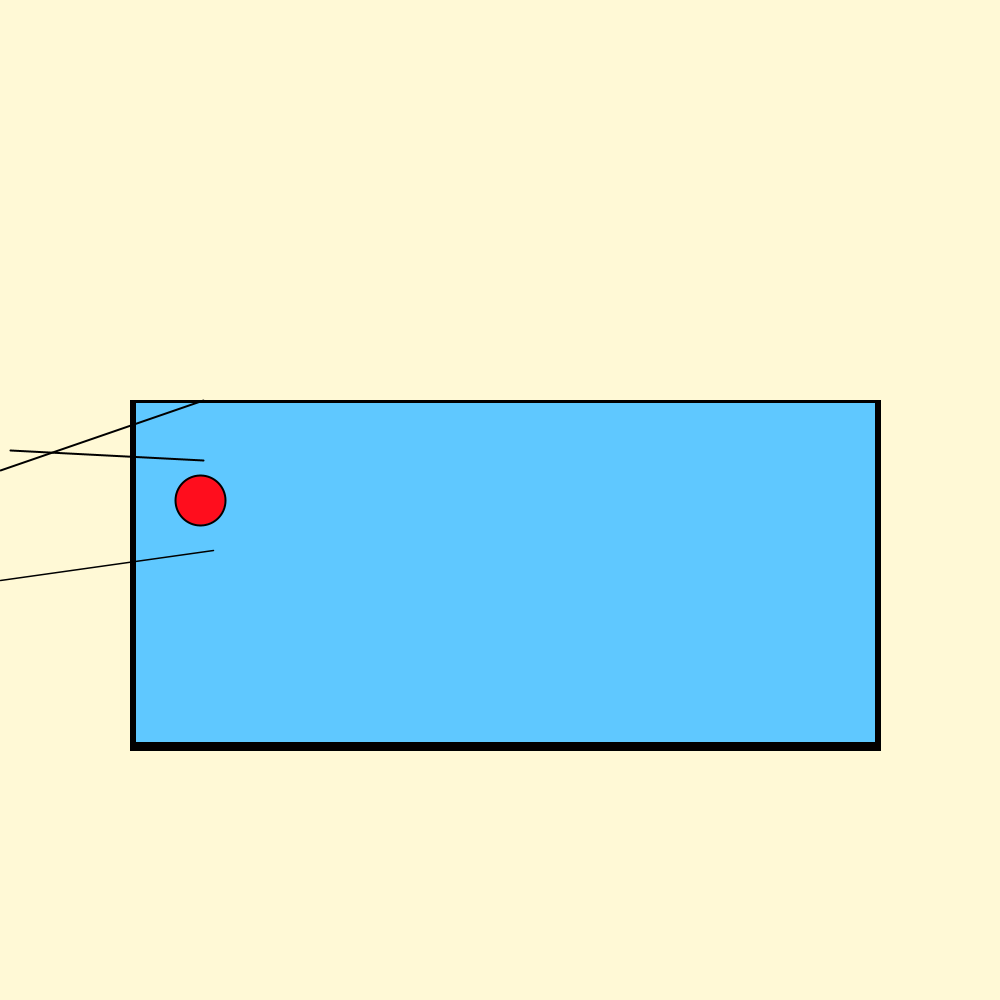
Frame 1 (no input)
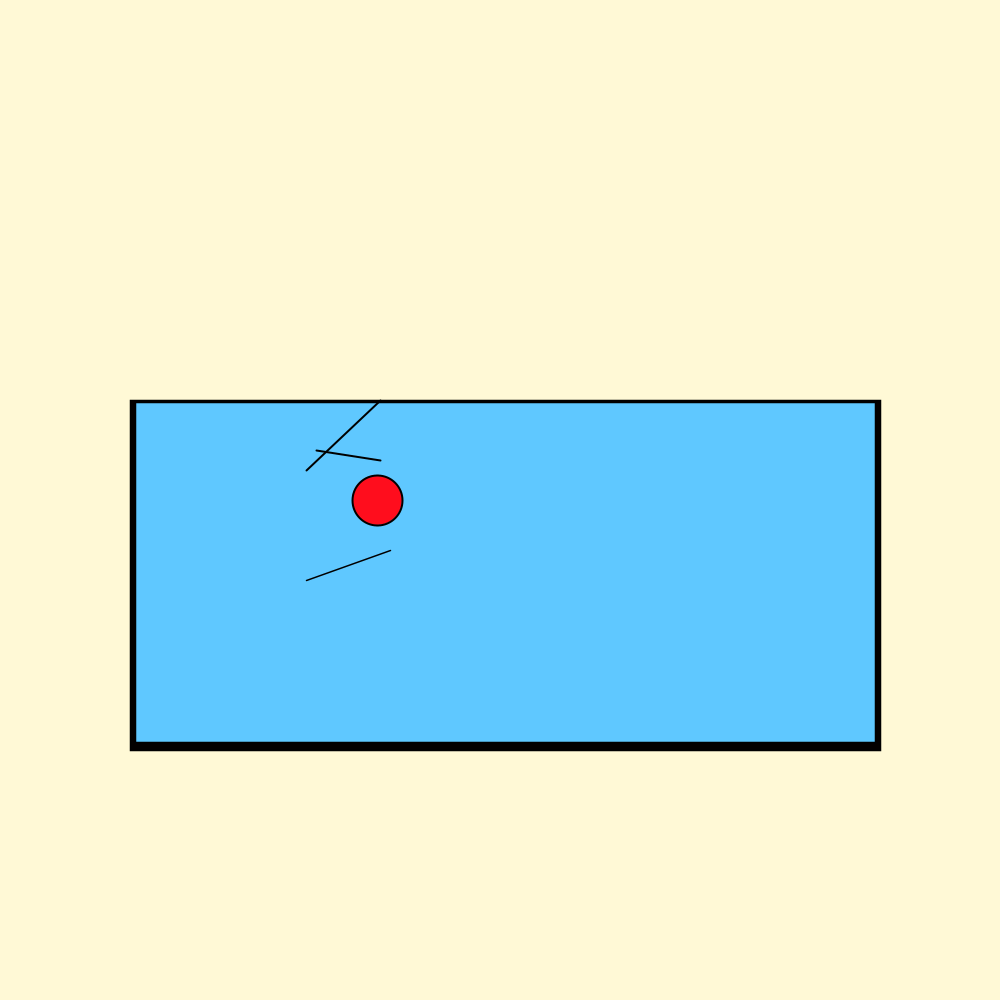
Frame 60 (the mouse pressed at the canvas centre just before this capture)
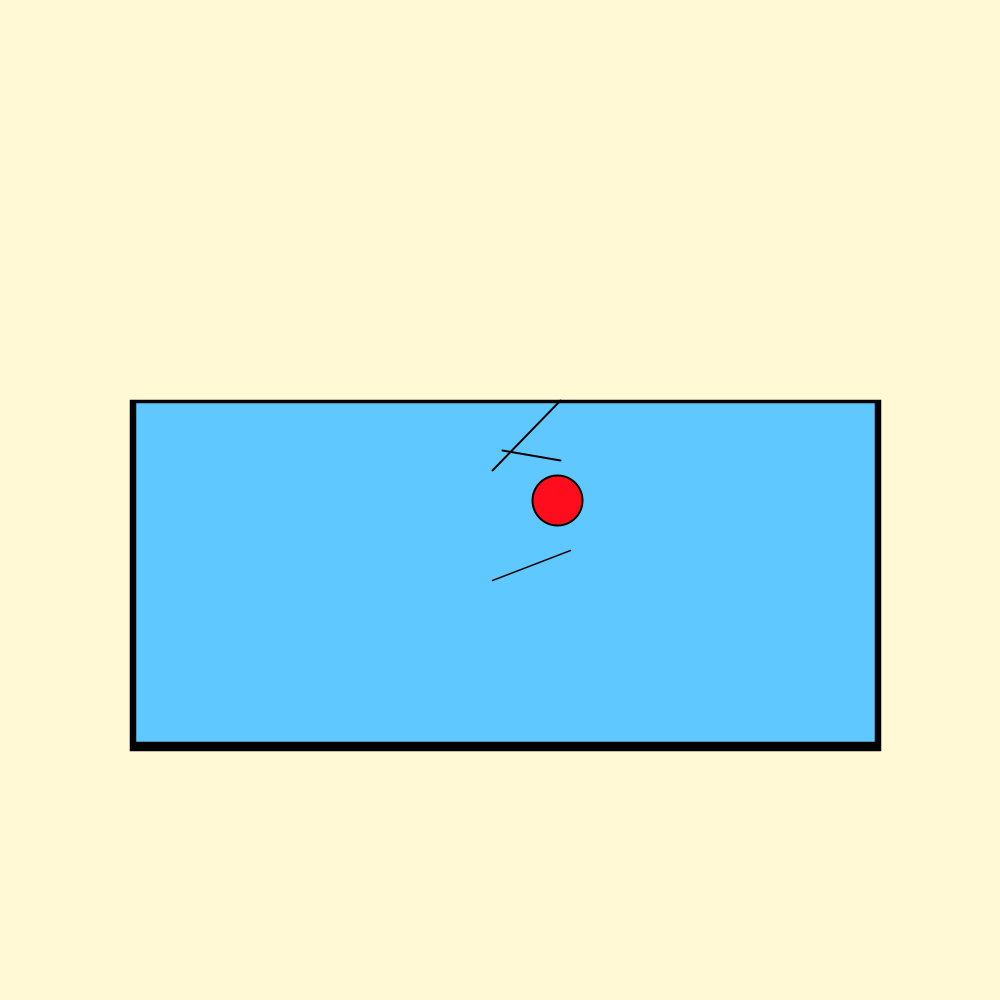
Frame 120 (the mouse held since frame 60 and released just before this capture)

The Processing sketch that drew these frames (run headless with seeded random() and noise(); from frame 60 on, the mouse is pressed at the canvas centre):

// Processing sketch: processing_91116
// ── processing_91116.pde

//Property of Derek Gryga.
//Generated 20 February 2013.
//"MicrobeBall: A Sport for Simple Aquatic Lifeforms & Protists!"
//Credit to Ben Norskov for Easing code. 
//_________________________________________________________________
int ballX = 200;
int ballXvelocity = 3;
//__________________________
float fishcoord = 0;
float fishez = 0.05;
//__________________________
void setup(){
  size(1000,1000);
  println("MicrobeBall: A Sport for Simple Aquatic Lifeforms & Protists!");
}
void draw(){
  background(255,249,214);      //Beautiful background.
  fill(3,0,0);                  //Fish tank structure color.
  rect(130,400,750,350);        //Fish tank black structure.
  fill(95,200,255);             //Fish tank water & glass color.
  rect(135,402,740,340);        //Fish tank water and glass.
  fill(255,13,29);              //shiny red ball.
  strokeWeight(2);              //shiny red ball.
  ellipse(ballX,height/2,50,50);//shiny red ball.
  fill(255);
  ballX = ballX + ballXvelocity;
  float distance = ballX - fishcoord;
  float percentageOFdistance = distance * fishez;
  fishcoord = fishcoord + percentageOFdistance;
  line (ballX,460,fishcoord,450);  // line (ballX - 10,480,fishcoord - 40,470);
  line (ballX, 400,fishcoord - 10,470);
  strokeWeight(1.5);
  line (ballX + 10,550,fishcoord - 10,580);
  
  if (ballX > 850)  {
    ballXvelocity = -2;
  }
  if (ballX < 158)  {
    ballXvelocity = 2;
  }
}
